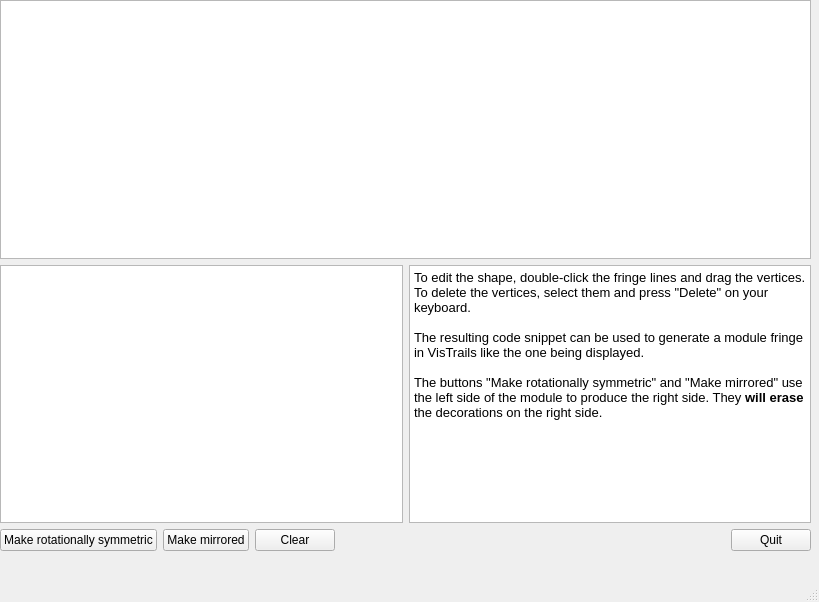
<?xml version="1.0" encoding="UTF-8"?>
<ui version="4.0">
 <class>MainWindow</class>
 <widget class="QMainWindow" name="MainWindow">
  <property name="geometry">
   <rect>
    <x>0</x>
    <y>0</y>
    <width>819</width>
    <height>602</height>
   </rect>
  </property>
  <property name="windowTitle">
   <string>MainWindow</string>
  </property>
  <widget class="QWidget" name="centralwidget">
   <widget class="QWidget" name="verticalLayoutWidget">
    <property name="geometry">
     <rect>
      <x>0</x>
      <y>0</y>
      <width>811</width>
      <height>551</height>
     </rect>
    </property>
    <layout class="QVBoxLayout" name="verticalLayout">
     <item>
      <widget class="QGraphicsView" name="graphicsView"/>
     </item>
     <item>
      <layout class="QHBoxLayout" name="horizontalLayout_2">
       <item>
        <widget class="QTextEdit" name="textEdit"/>
       </item>
       <item>
        <widget class="QTextEdit" name="textEdit_help">
         <property name="html">
          <string>&lt;!DOCTYPE HTML PUBLIC &quot;-//W3C//DTD HTML 4.0//EN&quot; &quot;http://www.w3.org/TR/REC-html40/strict.dtd&quot;&gt;
&lt;html&gt;&lt;head&gt;&lt;meta name=&quot;qrichtext&quot; content=&quot;1&quot; /&gt;&lt;style type=&quot;text/css&quot;&gt;
p, li { white-space: pre-wrap; }
&lt;/style&gt;&lt;/head&gt;&lt;body style=&quot; font-family:'Sans'; font-size:10pt; font-weight:400; font-style:normal;&quot;&gt;
&lt;p style=&quot; margin-top:0px; margin-bottom:0px; margin-left:0px; margin-right:0px; -qt-block-indent:0; text-indent:0px;&quot;&gt;To edit the shape, double-click the fringe lines and drag the vertices. To delete the vertices, select them and press &amp;quot;Delete&amp;quot; on your keyboard. &lt;/p&gt;
&lt;p style=&quot;-qt-paragraph-type:empty; margin-top:0px; margin-bottom:0px; margin-left:0px; margin-right:0px; -qt-block-indent:0; text-indent:0px;&quot;&gt;&lt;/p&gt;
&lt;p style=&quot; margin-top:0px; margin-bottom:0px; margin-left:0px; margin-right:0px; -qt-block-indent:0; text-indent:0px;&quot;&gt;The resulting code snippet can be used to generate a module fringe in VisTrails like the one being displayed.&lt;/p&gt;
&lt;p style=&quot;-qt-paragraph-type:empty; margin-top:0px; margin-bottom:0px; margin-left:0px; margin-right:0px; -qt-block-indent:0; text-indent:0px;&quot;&gt;&lt;/p&gt;
&lt;p style=&quot; margin-top:0px; margin-bottom:0px; margin-left:0px; margin-right:0px; -qt-block-indent:0; text-indent:0px;&quot;&gt;The buttons &amp;quot;Make rotationally symmetric&amp;quot; and &amp;quot;Make mirrored&amp;quot; use the left side of the module to produce the right side. They &lt;span style=&quot; font-weight:600;&quot;&gt;will erase&lt;/span&gt; the decorations on the right side.&lt;/p&gt;&lt;/body&gt;&lt;/html&gt;</string>
         </property>
        </widget>
       </item>
      </layout>
     </item>
     <item>
      <layout class="QHBoxLayout" name="horizontalLayout" stretch="0,0,0,0,0">
       <item>
        <widget class="QPushButton" name="pushButton_symmetric">
         <property name="text">
          <string>Make rotationally symmetric</string>
         </property>
        </widget>
       </item>
       <item>
        <widget class="QPushButton" name="pushButton_mirrored">
         <property name="text">
          <string>Make mirrored</string>
         </property>
        </widget>
       </item>
       <item>
        <widget class="QPushButton" name="pushButton_Clear">
         <property name="text">
          <string>Clear</string>
         </property>
        </widget>
       </item>
       <item>
        <spacer name="horizontalSpacer">
         <property name="orientation">
          <enum>Qt::Horizontal</enum>
         </property>
         <property name="sizeHint" stdset="0">
          <size>
           <width>40</width>
           <height>20</height>
          </size>
         </property>
        </spacer>
       </item>
       <item>
        <widget class="QPushButton" name="pushButton_Quit">
         <property name="text">
          <string>Quit</string>
         </property>
        </widget>
       </item>
      </layout>
     </item>
    </layout>
   </widget>
  </widget>
  <widget class="QStatusBar" name="statusbar"/>
 </widget>
 <resources/>
 <connections/>
</ui>
